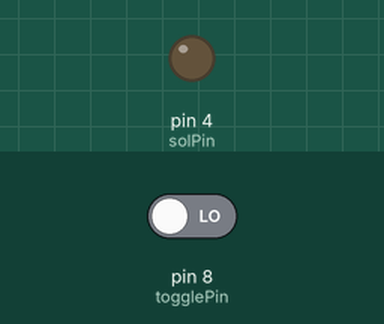
A sketch run on a simulated Arduino Uno, built with avr-gcc and run on an emulated ATmega328P. Shown: output pins drawn as LEDs (lit = HIGH). Dashed ring = blinking. Inputs (shaded band) come from the test bench; at power-on: pin 8 (togglePin) LOW.

Above: at 1.2 s.
1.3 s: pin 8 (togglePin) driven HIGH
At 1.7 s:
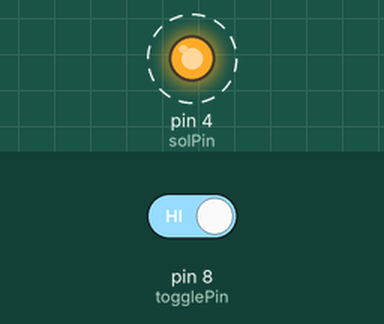
4.3 s: pin 8 (togglePin) driven LOW
At 5.0 s:
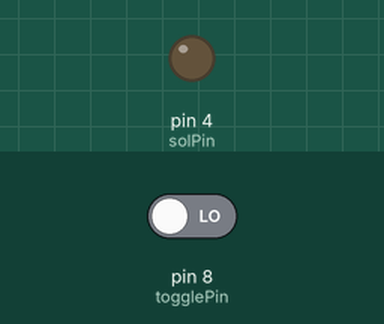
Timing chart, 0 to 7.3 s (numbered marks = the images above; inputs shaded):
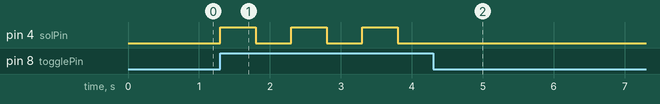

Measured:
- after the input at 1.3 s, pin 4 (solPin): alternates HIGH for 0.50 s and LOW for 0.50 s, starting at once
- after the input at 4.3 s, pin 4 (solPin): stops changing and stays LOW

The sketch:

Solenoid_Toggle.ino
```cpp
// Set Solenoid Pin and ToggleButton Pin
const int solPin = 4;
const int togglePin = 8;

int mode = LOW;

void setup() {
  //Serial.begin(9600);
  pinMode(solPin, OUTPUT);
  pinMode(togglePin, INPUT);
}

void toggle() {
  //Serial.print("Toggle");
  if(mode == LOW){
    mode = HIGH;
  }
  else {
    mode = LOW;
  }
  digitalWrite(solPin, mode);
  delay(500);
}

void loop() {
  int buttonState = digitalRead(togglePin);
  if(buttonState == HIGH){
    toggle();
  }
}
```
